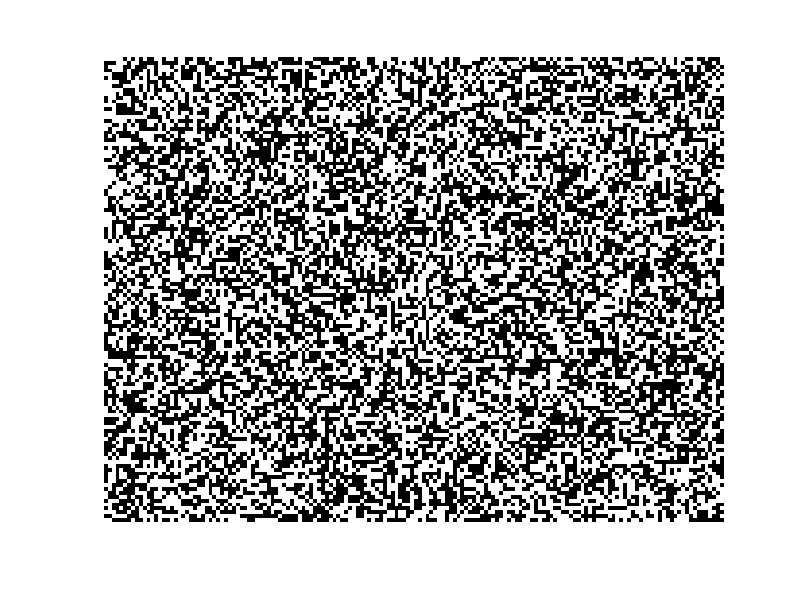

Write MATLAB code to recreate this figure.
function img = CreateWBnoise(idims, sdims, num, save_flag, show_flag)

% Creates a white/black patch-based noise image.
% function img = CreateWBnoise(idims, sdims, num)
% 
% This function generates white/black patch-based noise image
% 
% <input>
% idims : image dimension [row,col] to create
% sdims : patch size [row,col]
% num   : the number of image files you want to create
% save_flag : if 1, the created noise patterns
%             will be saved as BMP files.
% show_flag : if 1, the created noise patterns
%             are showed in the figure windows.
% 
% * NOTICE mod(idims,sdims) should be 0
%          mod(mdims,2) should be 0
% 
% <output>
% img   : output image W/B mosaic noise
% 
% Nov. 29 2006 Hiroshi Ban

% check input variable
if nargin < 1, idims=[480,640]; sdims=[4,4]; end
if nargin < 2, sdims=[4,4]; end
if nargin < 3, num=1; end
if nargin < 4, save_flag=0; end
if nargin < 5, show_flag=1; end
if length(idims)==1, idims=[idims,idims]; end
if length(sdims)==1, sdims=[sdims,sdims]; end

% matrix dimension check
if mod(idims(1),sdims(1)) || mod(idims(2),sdims(2))
    error('matrix dimension mismatch. idims is not dividable by sdims');
end

mdims=idims./sdims;

% create initial checker board -- a dice (pane) image
tcb = [zeros(1,sdims(1)) ones(1,sdims(1))]; % Temporal CheckerBoard
tcb = repmat(tcb,sdims(2),1);
tcb = [tcb; fliplr(tcb)];

cb = repmat(tcb,mdims(1)/2,mdims(2)/2); % dice image

img=ones(idims(1),idims(2),num);
for ii=1:1:num
	% randomize dice image
	tmp = reshape(cb,[sdims(1),mdims(1),sdims(2),mdims(2)]); % sdims(1)*mdims(1)*sdims(2)*mdims(2)
	tmp = permute(tmp, [1 3 2 4]); % sdims(1) * sdims(2) * mdims(1) * mdims(2)
	tmp = reshape(tmp, [sdims(1),sdims(2),prod(mdims)]);
	% shuffle checker board
	sidx=randperm(prod(mdims)); % shuffle index
	tmp = tmp(:,:,sidx,:); % shuffle image
	% reshape back
	tmp = reshape(tmp, [sdims(1),sdims(2),mdims(1),mdims(2)]);
	tmp = ipermute(tmp, [1 3 2 4]);
	img(:,:,ii) = reshape(tmp,idims);
end

if save_flag
    for ii=1:1:num
		% write rimg to BMP
		eval(sprintf('imwrite(img(:,:,ii),''noise_%03d.bmp'',''bmp'');',ii));
    end
end

if show_flag
	for ii=1:1:num
		figure;
		imshow(img(:,:,ii));
		axis off;
	end
end

return
